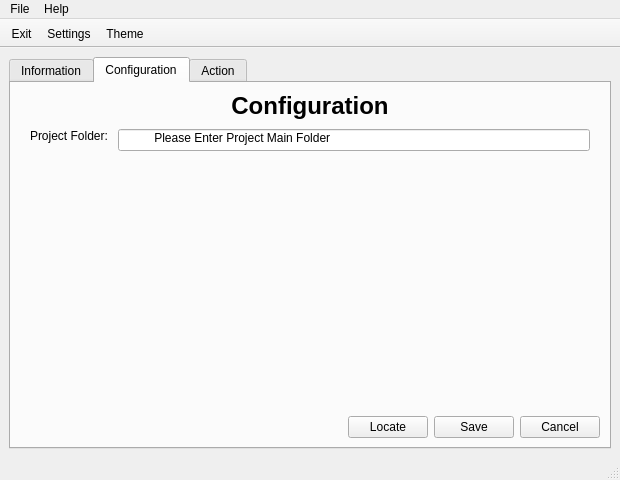
<?xml version="1.0" encoding="UTF-8"?>
<ui version="4.0">
 <class>MainWindow</class>
 <widget class="QMainWindow" name="MainWindow">
  <property name="geometry">
   <rect>
    <x>0</x>
    <y>0</y>
    <width>620</width>
    <height>480</height>
   </rect>
  </property>
  <property name="minimumSize">
   <size>
    <width>620</width>
    <height>480</height>
   </size>
  </property>
  <property name="maximumSize">
   <size>
    <width>16777215</width>
    <height>16777215</height>
   </size>
  </property>
  <property name="windowTitle">
   <string>Projectionist</string>
  </property>
  <widget class="QWidget" name="centralwidget">
   <layout class="QVBoxLayout" name="verticalLayout_2">
    <item>
     <layout class="QVBoxLayout" name="verticalLayoutMain">
      <property name="leftMargin">
       <number>0</number>
      </property>
      <item>
       <widget class="QTabWidget" name="tabWidget">
        <property name="currentIndex">
         <number>1</number>
        </property>
        <widget class="QWidget" name="tabInfo">
         <attribute name="title">
          <string>Information</string>
         </attribute>
         <layout class="QVBoxLayout" name="verticalLayout">
          <item>
           <layout class="QGridLayout" name="gridLayoutInfoTab">
            <item row="0" column="0">
             <widget class="QLabel" name="labelInfoTitle">
              <property name="sizePolicy">
               <sizepolicy hsizetype="Preferred" vsizetype="Preferred">
                <horstretch>0</horstretch>
                <verstretch>1</verstretch>
               </sizepolicy>
              </property>
              <property name="text">
               <string>&lt;html&gt;&lt;head/&gt;&lt;body&gt;&lt;h1 style=&quot; margin-top:18px; margin-bottom:12px; margin-left:0px; margin-right:0px; -qt-block-indent:0; text-indent:0px;&quot;&gt;&lt;span style=&quot; font-size:xx-large; font-weight:700;&quot;&gt;Projectionist&lt;/span&gt;&lt;/h1&gt;&lt;/body&gt;&lt;/html&gt;</string>
              </property>
              <property name="alignment">
               <set>Qt::AlignCenter</set>
              </property>
             </widget>
            </item>
            <item row="1" column="0">
             <widget class="QLabel" name="labelInfoDetails">
              <property name="sizePolicy">
               <sizepolicy hsizetype="Preferred" vsizetype="Preferred">
                <horstretch>0</horstretch>
                <verstretch>99</verstretch>
               </sizepolicy>
              </property>
              <property name="text">
               <string>&lt;html&gt;&lt;head/&gt;&lt;body&gt;&lt;h3 style=&quot; margin-top:14px; margin-bottom:12px; margin-left:0px; margin-right:0px; -qt-block-indent:0; text-indent:0px;&quot;&gt;&lt;span style=&quot; font-size:large; font-weight:700;&quot;&gt;Welcome to Projectionist.&lt;/span&gt;&lt;/h3&gt;&lt;h4&gt;In order to make use of this excellent application it is first necessary to configure it.&lt;/h4&gt;&lt;h4&gt;It may also be necessary to add applications to the OS $PATH Variable to ensure that they can be found and utilised correctly. This should be fairly easy to do.&lt;/h4&gt;&lt;h4&gt;Once you are ready to commence the configuration, please click on the Configuration Tab and follow the instructions.&lt;/h4&gt;&lt;h4&gt;This application has been set to operate in a minimum size of 640 x 520, but can operate just as well or better in large sizes, imcluding full screen.&lt;/h4&gt;&lt;h5 align=&quot;center&quot;&gt;Copyright J2Casa 2023. All Rights Reserved&lt;/h5&gt;&lt;p&gt;&lt;br/&gt;&lt;/p&gt;&lt;/body&gt;&lt;/html&gt;</string>
              </property>
              <property name="alignment">
               <set>Qt::AlignLeading|Qt::AlignLeft|Qt::AlignTop</set>
              </property>
              <property name="wordWrap">
               <bool>true</bool>
              </property>
              <property name="margin">
               <number>5</number>
              </property>
              <property name="indent">
               <number>-4</number>
              </property>
             </widget>
            </item>
           </layout>
          </item>
         </layout>
        </widget>
        <widget class="QWidget" name="tabConfiguration">
         <attribute name="title">
          <string>Configuration</string>
         </attribute>
         <layout class="QGridLayout" name="gridLayout" rowstretch="0,1,0,0,98,1">
          <item row="4" column="0">
           <layout class="QVBoxLayout" name="verticalLayoutConfigProjectFolder">
            <item>
             <layout class="QHBoxLayout" name="horizontalLayoutConfigProjectFolder">
              <property name="spacing">
               <number>10</number>
              </property>
              <property name="leftMargin">
               <number>10</number>
              </property>
              <property name="rightMargin">
               <number>10</number>
              </property>
              <item>
               <widget class="QLabel" name="labelConfigProjectFolder">
                <property name="text">
                 <string>Project Folder:</string>
                </property>
                <property name="alignment">
                 <set>Qt::AlignLeading|Qt::AlignLeft|Qt::AlignTop</set>
                </property>
               </widget>
              </item>
              <item alignment="Qt::AlignTop">
               <widget class="QLineEdit" name="lineEditConfigProjectFolder">
                <property name="text">
                 <string>          Please Enter Project Main Folder</string>
                </property>
                <property name="alignment">
                 <set>Qt::AlignLeading|Qt::AlignLeft|Qt::AlignTop</set>
                </property>
               </widget>
              </item>
             </layout>
            </item>
           </layout>
          </item>
          <item row="5" column="0">
           <layout class="QVBoxLayout" name="vertitcalLayoutgridLayoutConfigTabButtonLocate">
            <item>
             <layout class="QHBoxLayout" name="horizontalLayoutConfigButtonLocate" stretch="97,1,1,1">
              <item>
               <spacer name="horizontalSpacerTabConfigLineEditProjectFolderLeft">
                <property name="orientation">
                 <enum>Qt::Horizontal</enum>
                </property>
                <property name="sizeHint" stdset="0">
                 <size>
                  <width>40</width>
                  <height>20</height>
                 </size>
                </property>
               </spacer>
              </item>
              <item>
               <widget class="QPushButton" name="pushButtonProjectFolderLocate">
                <property name="statusTip">
                 <string>Locate Project Folder</string>
                </property>
                <property name="text">
                 <string>Locate</string>
                </property>
                <property name="icon">
                 <iconset resource="buttons.qrc">
                  <normaloff>:/glass/buttons/glassButtonAbort.png</normaloff>:/glass/buttons/glassButtonAbort.png</iconset>
                </property>
               </widget>
              </item>
              <item>
               <widget class="QPushButton" name="pushButtonProjectFolderSave">
                <property name="statusTip">
                 <string>Save Location of Project Folder</string>
                </property>
                <property name="text">
                 <string>Save</string>
                </property>
                <property name="icon">
                 <iconset resource="buttons.qrc">
                  <normaloff>:/glass/buttons/glassButtonSave.png</normaloff>:/glass/buttons/glassButtonSave.png</iconset>
                </property>
               </widget>
              </item>
              <item>
               <widget class="QPushButton" name="pushButtonProjectFolderCancel">
                <property name="statusTip">
                 <string>Discard Changes</string>
                </property>
                <property name="text">
                 <string>Cancel</string>
                </property>
                <property name="icon">
                 <iconset resource="buttons.qrc">
                  <normaloff>:/glass/buttons/glassButtonCancel.png</normaloff>:/glass/buttons/glassButtonCancel.png</iconset>
                </property>
               </widget>
              </item>
             </layout>
            </item>
           </layout>
          </item>
          <item row="0" column="0">
           <layout class="QGridLayout" name="gridLayoutConfigTab">
            <item row="0" column="0">
             <widget class="QLabel" name="labelConfigTitle">
              <property name="text">
               <string>&lt;html&gt;&lt;head/&gt;&lt;body&gt;&lt;h1 style=&quot; margin-top:18px; margin-bottom:12px; margin-left:0px; margin-right:0px; -qt-block-indent:0; text-indent:0px;&quot;&gt;&lt;span style=&quot; font-size:xx-large; font-weight:700;&quot;&gt;Configuration&lt;/span&gt;&lt;/h1&gt;&lt;/body&gt;&lt;/html&gt;</string>
              </property>
              <property name="alignment">
               <set>Qt::AlignCenter</set>
              </property>
             </widget>
            </item>
           </layout>
          </item>
         </layout>
        </widget>
        <widget class="QWidget" name="tabAction">
         <attribute name="title">
          <string>Action</string>
         </attribute>
        </widget>
       </widget>
      </item>
     </layout>
    </item>
   </layout>
  </widget>
  <widget class="QMenuBar" name="menubar">
   <property name="geometry">
    <rect>
     <x>0</x>
     <y>0</y>
     <width>620</width>
     <height>22</height>
    </rect>
   </property>
   <widget class="QMenu" name="menuFile">
    <property name="title">
     <string>File</string>
    </property>
    <widget class="QMenu" name="menuTheme">
     <property name="title">
      <string>Theme</string>
     </property>
     <addaction name="actionLight"/>
     <addaction name="actionDark"/>
     <addaction name="actionAuto"/>
    </widget>
    <addaction name="actionSettings"/>
    <addaction name="menuTheme"/>
    <addaction name="separator"/>
    <addaction name="actionExit"/>
   </widget>
   <widget class="QMenu" name="menuHelp">
    <property name="title">
     <string>Help</string>
    </property>
    <addaction name="actionAbout"/>
    <addaction name="actionAboutQt"/>
   </widget>
   <addaction name="menuFile"/>
   <addaction name="menuHelp"/>
  </widget>
  <widget class="QStatusBar" name="statusbar"/>
  <widget class="QToolBar" name="toolBar">
   <property name="minimumSize">
    <size>
     <width>0</width>
     <height>0</height>
    </size>
   </property>
   <property name="baseSize">
    <size>
     <width>0</width>
     <height>48</height>
    </size>
   </property>
   <property name="windowTitle">
    <string>toolBar</string>
   </property>
   <property name="movable">
    <bool>false</bool>
   </property>
   <property name="allowedAreas">
    <set>Qt::BottomToolBarArea|Qt::TopToolBarArea</set>
   </property>
   <property name="iconSize">
    <size>
     <width>48</width>
     <height>48</height>
    </size>
   </property>
   <property name="floatable">
    <bool>false</bool>
   </property>
   <attribute name="toolBarArea">
    <enum>TopToolBarArea</enum>
   </attribute>
   <attribute name="toolBarBreak">
    <bool>false</bool>
   </attribute>
   <addaction name="actionExit"/>
   <addaction name="actionSettings"/>
   <addaction name="actionTheme"/>
  </widget>
  <action name="actionExit">
   <property name="icon">
    <iconset theme="appointment-missed" resource="buttons.qrc">
     <normaloff>:/glass/buttons/glassButtonExit.png</normaloff>:/glass/buttons/glassButtonExit.png</iconset>
   </property>
   <property name="text">
    <string>E&amp;xit</string>
   </property>
   <property name="toolTip">
    <string>Exit Projectionist</string>
   </property>
   <property name="statusTip">
    <string>Exit Projectionist</string>
   </property>
  </action>
  <action name="actionSettings">
   <property name="icon">
    <iconset resource="buttons.qrc">
     <normaloff>:/glass/buttons/glassButtonConfigure.png</normaloff>:/glass/buttons/glassButtonConfigure.png</iconset>
   </property>
   <property name="text">
    <string>Settings</string>
   </property>
   <property name="statusTip">
    <string>Configure Projectionist</string>
   </property>
  </action>
  <action name="actionLight">
   <property name="text">
    <string>Light</string>
   </property>
  </action>
  <action name="actionDark">
   <property name="text">
    <string>Dark</string>
   </property>
  </action>
  <action name="actionAuto">
   <property name="text">
    <string>Auto</string>
   </property>
  </action>
  <action name="actionTheme">
   <property name="icon">
    <iconset resource="buttons.qrc">
     <normaloff>:/glass/buttons/glassButtonTheme.png</normaloff>:/glass/buttons/glassButtonTheme.png</iconset>
   </property>
   <property name="text">
    <string>&amp;Theme</string>
   </property>
   <property name="toolTip">
    <string>Change Theme</string>
   </property>
   <property name="statusTip">
    <string>Change Application Theme</string>
   </property>
  </action>
  <action name="actionAbout">
   <property name="icon">
    <iconset resource="buttons.qrc">
     <normaloff>:/glass/buttons/glassButtonAbout.png</normaloff>:/glass/buttons/glassButtonAbout.png</iconset>
   </property>
   <property name="text">
    <string>About</string>
   </property>
  </action>
  <action name="actionAboutQt">
   <property name="icon">
    <iconset resource="buttons.qrc">
     <normaloff>:/glass/buttons/glassButtonQt.png</normaloff>:/glass/buttons/glassButtonQt.png</iconset>
   </property>
   <property name="text">
    <string>Abot Qt</string>
   </property>
  </action>
 </widget>
 <resources>
  <include location="splash.qrc"/>
  <include location="buttons.qrc"/>
 </resources>
 <connections/>
</ui>
